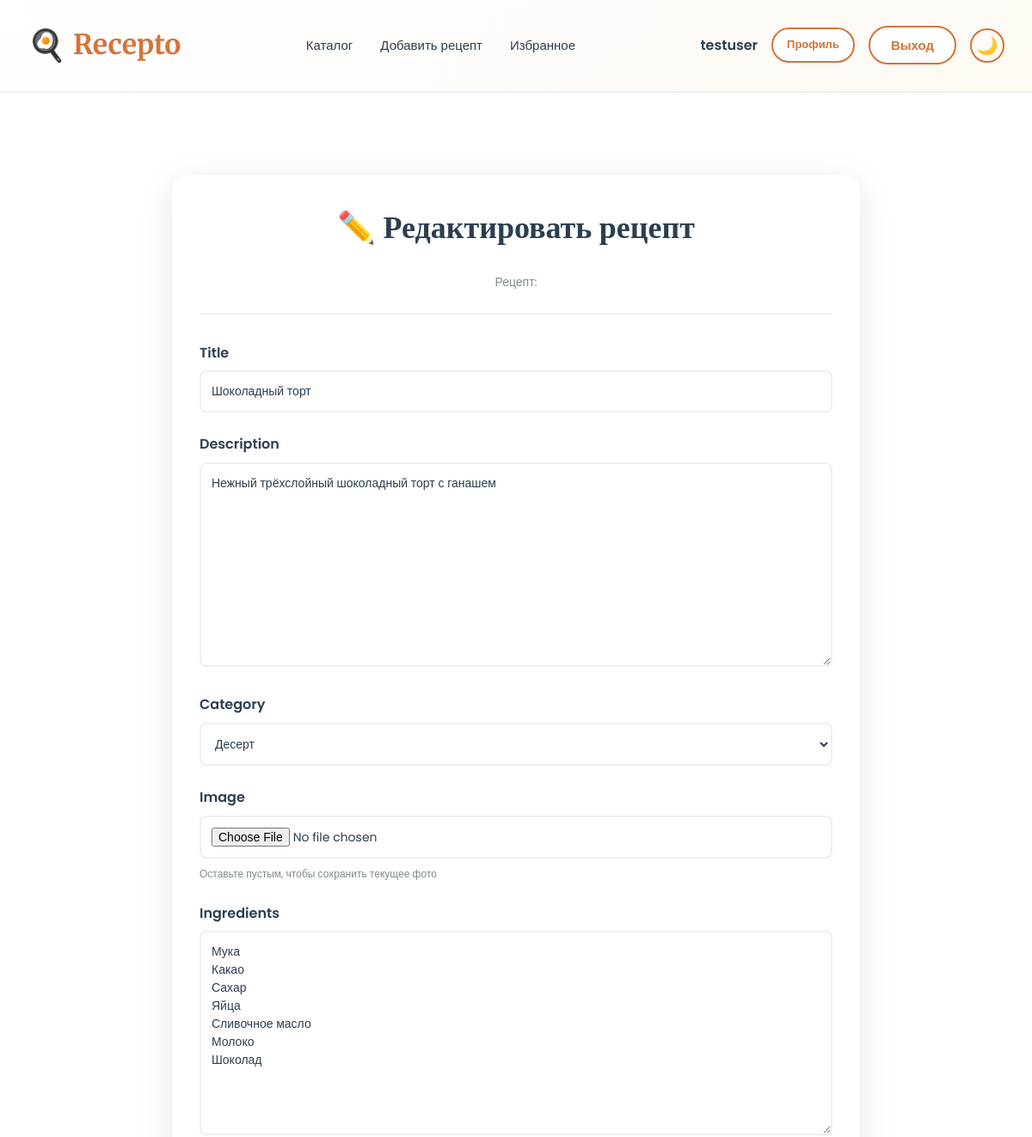
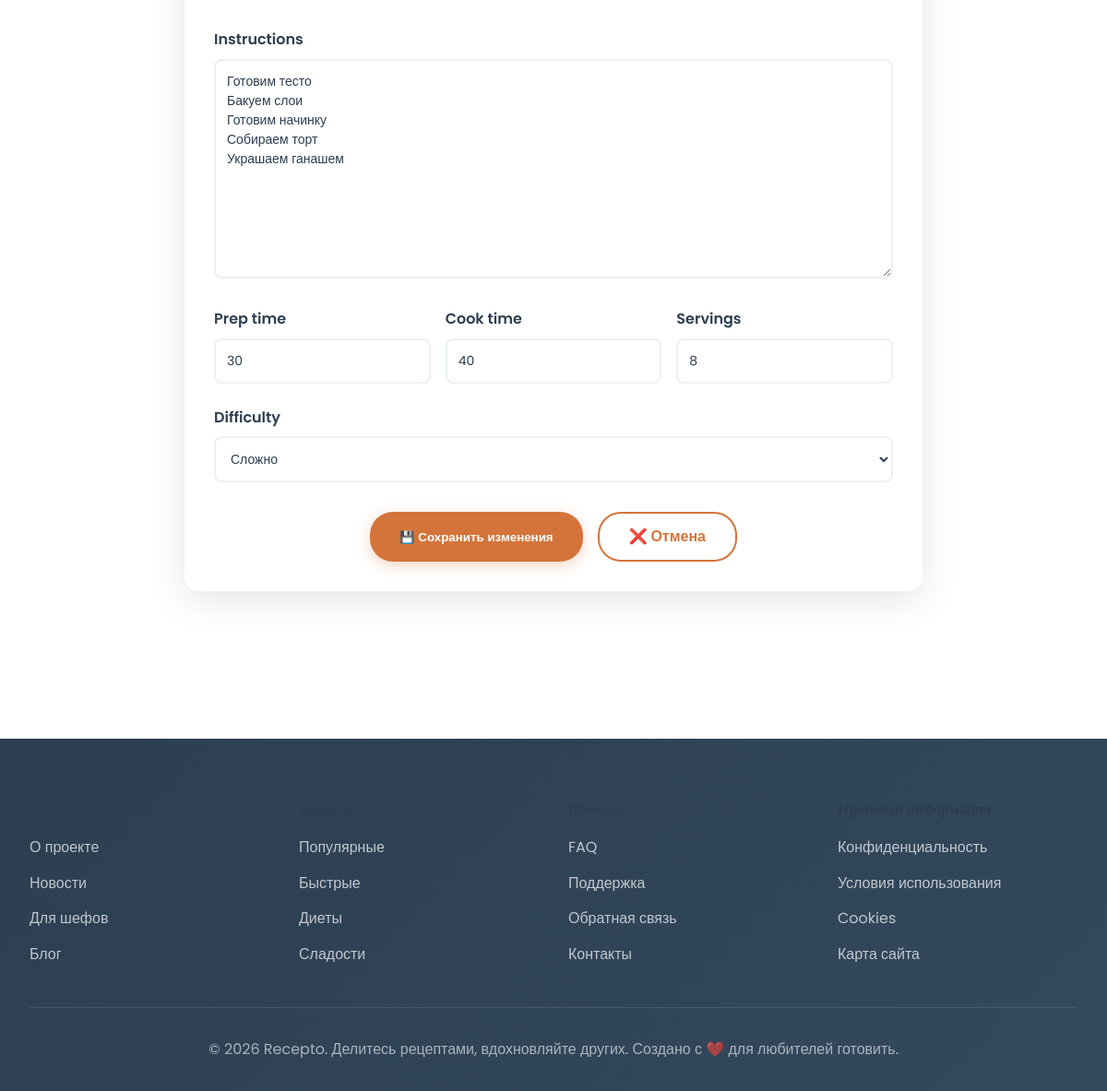
The page /recipe/4/edit/ (signed in) on the database its author committed (2 pictures, top to bottom).
### main/models.py (models this page shows, shortened)
class Recipe(models.Model):
    DIFFICULTY = [
        ('easy', 'Легко'),
        ('medium', 'Средне'),
        ('hard', 'Сложно'),
    ]
    CATEGORY = [
        ('breakfast', 'Завтрак'),
        ('lunch', 'Обед'),
        ('dinner', 'Ужин'),
        ('dessert', 'Десерт'),
        ('drink', 'Напиток'),
    ]
    title = models.CharField(max_length=200)
    author = models.ForeignKey(
        User,
        on_delete=models.CASCADE
    )
    description = models.TextField()
    category = models.CharField(
        max_length=20,
        choices=CATEGORY
    )
    image = models.ImageField(
        upload_to='recipes/',
        blank=True,
        null=True
    )
    ingredients = models.TextField()
    instructions = models.TextField()
    prep_time = models.IntegerField(default=0)
    cook_time = models.IntegerField(default=0)
    servings = models.IntegerField(default=1)
    difficulty = models.CharField(
        max_length=10,
        choices=DIFFICULTY,
        default='medium'
    )
    likes = models.IntegerField(default=0)
    views = models.IntegerField(default=0)
    created_at = models.DateTimeField(
        auto_now_add=True
    )

### main/views.py (the view)
# urls.py: path('recipe/<int:recipe_id>/edit/', views.edit_recipe, name='edit_recipe'),
@login_required
def edit_recipe(request, recipe_id):
    recipe = get_object_or_404(
        Recipe,
        id=recipe_id
    )
    if request.method == 'POST':
        form = RecipeForm(
            request.POST,
            request.FILES,
            instance=recipe
        )
        if form.is_valid():
            form.save()
            return redirect(
                'recipe_detail',
                recipe_id
            )
    else:
        form = RecipeForm(
            instance=recipe
        )
    return render(request, 'main/edit_recipe.html', {
        'form': form
    })

### main/forms.py
class RecipeForm(forms.ModelForm):
    class Meta:
        model = Recipe
        fields = [
            'title',
            'description',
            'category',
            'image',
            'ingredients',
            'instructions',
            'prep_time',
            'cook_time',
            'servings',
            'difficulty'
        ]

### main/templates/main/edit_recipe.html (shortened to what this page needs)
{% extends 'main/base.html' %}
{% block content %}
<section class="section">
  <div class="container">
    <div class="recipe-form-container">
      <div class="form-header">
        <h2>✏️ Редактировать рецепт</h2>
        <p>Рецепт: <strong>{{ recipe.title }}</strong></p>
      </div>
      <form method="POST" enctype="multipart/form-data">
        <div class="form-group">
          <label for="id_title">{{ form.title.label }}</label>
          {{ form.title }}
        </div>
        <div class="form-group">
          <label for="id_description">{{ form.description.label }}</label>
          {{ form.description }}
        </div>
        <div class="form-group">
          <label for="id_category">{{ form.category.label }}</label>
          {{ form.category }}
        </div>
        <div class="form-group">
          <label for="id_image">{{ form.image.label }}</label>
          {{ form.image }}
          <p style="color: var(--text-light); font-size: 12px; margin-top: 0.5rem;">Оставьте пустым, чтобы сохранить текущее фото</p>
        </div>
        <div class="form-group">
          <label for="id_ingredients">{{ form.ingredients.label }}</label>
          {{ form.ingredients }}
        </div>
        <div class="form-group">
          <label for="id_instructions">{{ form.instructions.label }}</label>
          {{ form.instructions }}
        </div>
        <div style="display: grid; grid-template-columns: repeat(3, 1fr); gap: 1rem;">
          <div class="form-group">
            <label for="id_prep_time">{{ form.prep_time.label }}</label>
            {{ form.prep_time }}
          </div>
          <div class="form-group">
            <label for="id_cook_time">{{ form.cook_time.label }}</label>
            {{ form.cook_time }}
          </div>
          <div class="form-group">
            <label for="id_servings">{{ form.servings.label }}</label>
            {{ form.servings }}
          </div>
        </div>
        <div class="form-group">
          <label for="id_difficulty">{{ form.difficulty.label }}</label>
          {{ form.difficulty }}
        </div>
        <div class="form-buttons">
          <button type="submit" class="btn-submit">💾 Сохранить изменения</button>
          <a href="{% url 'recipe_detail' recipe.id %}" class="btn-cancel" style="text-align: center; padding: 12px 32px; display: inline-block;">❌ Отмена</a>
        </div>
      </form>
    </div>
  </div>
</section>
{% endblock %}

### main/templates/main/base.html (shortened to what this page needs)
<!DOCTYPE html>
<html lang="ru">
<head>
</head>
<body>
    <nav>
        <div class="container">
            <a href="/" class="logo">Recepto</a>
            <ul>
                <li><a href="{% url 'home' %}">Каталог</a></li>
                <li><a href="{% url 'add_recipe' %}">Добавить рецепт</a></li>
                <li><a href="{% url 'favorites' %}">Избранное</a></li>
            </ul>
            <div style="display:flex;gap:1rem;align-items:center">
                {% if user.is_authenticated %}
                    <span style="font-weight:600;color:var(--text-dark)">{{ user.username }}</span>
                    <a href="{% url 'profile' %}" class="btn btn-secondary btn-sm">Профиль</a>
                    <form method="POST" action="{% url 'logout' %}" style="display:inline;margin:0;padding:0">
                        <button type="submit" class="btn btn-secondary btn-sm" style="cursor:pointer;font-weight:600;border:2px solid var(--primary);background:white;color:var(--primary);padding:0.75rem 1.5rem;border-radius:25px;font-size:15px;transition:all 0.3s ease">Выход</button>
                    </form>
                {% else %}
                    <a href="{% url 'login' %}" class="nav-btn">Вход</a>
                    <a href="{% url 'register' %}" class="btn btn-secondary btn-sm">Регистрация</a>
                {% endif %}
                <button id="theme-toggle" onclick="toggleTheme()" style="background:none;border:2px solid var(--primary);color:var(--text-dark);width:40px;height:40px;border-radius:50%;cursor:pointer;font-size:20px;display:flex;align-items:center;justify-content:center;transition:all 0.3s ease" title="Переключить тему">
                    <span id="theme-icon">🌙</span>
                </button>
            </div>
        </div>
    </nav>
    {% block content %}{% endblock %}
    <footer>
        <div class="container">
            <div class="footer-content">
                <div class="footer-column">
                    <h4>О Recepto</h4>
                    <ul>
                        <li><a href="#">О проекте</a></li>
                        <li><a href="#">Новости</a></li>
                        <li><a href="#">Для шефов</a></li>
                        <li><a href="#">Блог</a></li>
                    </ul>
                </div>
                <div class="footer-column">
                    <h4>Рецепты</h4>
                    <ul>
                        <li><a href="#">Популярные</a></li>
                        <li><a href="#">Быстрые</a></li>
                        <li><a href="#">Диеты</a></li>
                        <li><a href="#">Сладости</a></li>
                    </ul>
                </div>
                <div class="footer-column">
                    <h4>Помощь</h4>
                    <ul>
                        <li><a href="#">FAQ</a></li>
                        <li><a href="#">Поддержка</a></li>
                        <li><a href="#">Обратная связь</a></li>
                        <li><a href="#">Контакты</a></li>
                    </ul>
                </div>
                <div class="footer-column">
                    <h4>Правовая информация</h4>
                    <ul>
                        <li><a href="#">Конфиденциальность</a></li>
                        <li><a href="#">Условия использования</a></li>
                        <li><a href="#">Cookies</a></li>
                        <li><a href="#">Карта сайта</a></li>
                    </ul>
                </div>
            </div>
            <div class="footer-bottom">
                <p>&copy; 2026 Recepto. Делитесь рецептами, вдохновляйте других. Создано с ❤️ для любителей готовить.</p>
            </div>
        </div>
    </footer>
</body>
</html>

### main/templates/main/base.html (style rules this page uses)
* { margin: 0; padding: 0; box-sizing: border-box; }
:root { --primary: #d4743a; --primary-light: #e8a680; --primary-dark: #b8621f; --secondary: #2c3e50; --accent: #e74c3c; --success: #27ae60; --light: #fef5e7; --white: #ffffff; --text-dark: #2c3e50; --text-light: #7f8c8d; --border: #ecf0f1; --shadow: 0 10px 40px rgba(0, 0, 0, 0.1); --shadow-lg: 0 20px 60px rgba(212, 116, 58, 0.15); }
html { scroll-behavior: smooth; }
body { font-family: 'Poppins', sans-serif; color: var(--text-dark); background: var(--white); line-height: 1.6; transition: background-color 0.3s ease, color 0.3s ease; }
h1, h2, h3, h4, h5, h6 { font-family: 'Merriweather', serif; color: var(--text-dark); margin-bottom: 1rem; }
h2 { font-size: 36px; }
a { text-decoration: none; color: var(--primary); transition: color 0.3s ease; }
nav { position: sticky; top: 0; z-index: 100; background: linear-gradient(135deg, var(--white) 0%, #fdf9f3 100%); border-bottom: 2px solid var(--border); backdrop-filter: blur(10px); transition: background 0.3s ease, border-color 0.3s ease; }
nav .container { max-width: 1200px; margin: 0 auto; padding: 1rem 2rem; display: flex; justify-content: space-between; align-items: center; }
.logo { font-family: 'Merriweather', serif; font-size: 32px; font-weight: 700; color: var(--primary); display: flex; align-items: center; gap: 0.5rem; }
.logo::before { content: '🍳'; font-size: 36px; }
nav ul { display: flex; list-style: none; gap: 2rem; }
nav a { font-weight: 500; font-size: 15px; color: var(--text-dark); position: relative; padding: 0.5rem 0; }
nav a::after { content: ''; position: absolute; bottom: -2px; left: 0; width: 0; height: 3px; background: var(--primary); transition: width 0.3s ease; }
.container { max-width: 1200px; margin: 0 auto; padding: 0 2rem; }
.btn { padding: 12px 28px; border-radius: 25px; font-size: 15px; font-weight: 600; text-decoration: none; cursor: pointer; border: none; transition: all 0.3s ease; display: inline-block; }
.btn-secondary { background: var(--white); color: var(--primary); border: 2px solid var(--primary); }
.btn-sm { padding: 8px 16px; font-size: 13px; }
* { transition: background-color 0.3s ease, color 0.3s ease, border-color 0.3s ease; }
.section { padding: 4rem 0; }
.form-group { margin-bottom: 1.5rem; }
.form-group label { display: block; margin-bottom: 0.5rem; font-weight: 600; color: var(--text-dark); }
.form-group input, .form-group textarea, .form-group select { width: 100%; padding: 12px 16px; border: 2px solid var(--border); border-radius: 8px; font-family: 'Poppins', sans-serif; font-size: 14px; transition: all 0.3s ease; }
.form-group textarea { resize: vertical; min-height: 120px; }
footer { background: linear-gradient(135deg, #2c3e50 0%, #34495e 100%); color: white; padding: 4rem 0 2rem; margin-top: 4rem; }
.footer-content { display: grid; grid-template-columns: repeat(auto-fit, minmax(250px, 1fr)); gap: 2rem; margin-bottom: 2rem; }
.footer-column h4 { margin-bottom: 1rem; font-size: 16px; font-weight: 700; }
.footer-column ul { list-style: none; }
.footer-column a { color: rgba(255, 255, 255, 0.7); display: block; margin-bottom: 0.8rem; transition: color 0.3s ease; }
.footer-bottom { border-top: 1px solid rgba(255, 255, 255, 0.1); padding-top: 2rem; text-align: center; color: rgba(255, 255, 255, 0.6); }

### rows shown on the page
Recipe: title "Шоколадный торт", description "Нежный трёхслойный шоколадный торт с ганашем", category "Десерт", ingredients "Мука Какао Сахар Яйца Сливочное масло Молоко Шоколад", instructions "Готовим тесто Бакуем слои Готовим начинку Собираем торт Украшаем ганашем", prep_time "30", cook_time "40", servings "8", difficulty "Сложно"

### other values the page prints
{{ user.username }} "testuser"
